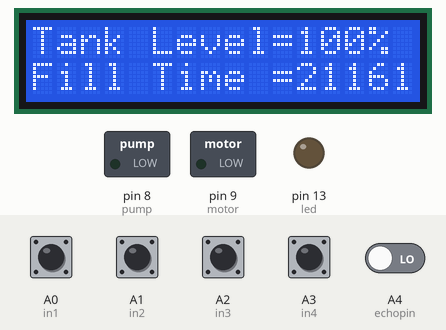
Bench run of a sketch on a simulated Arduino Uno, built with avr-gcc and run on an emulated ATmega328P. On the bench: 16×2 character LCD, switched loads named in the sketch (green lamp = pin HIGH), output pins drawn as LEDs (lit = HIGH). The test bench sets the inputs (shaded band); at power-on: A0 (in1), A1 (in2), A2 (in3), A3 (in4) HIGH, A4 (echopin) LOW. EEPROM starts erased; pins used as bus, display or sensor lines are not drawn; what the sketch prints to the serial monitor is not drawn.

Above: at 8.7 s.
8.8 s: A0 (in1) pulled LOW for 1 s
At 11.0 s:
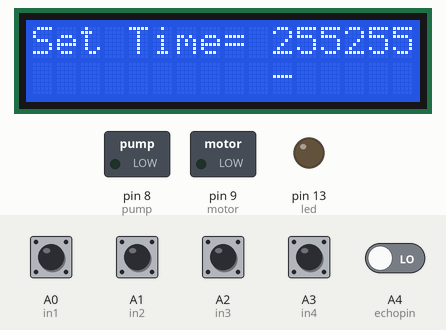
11.3 s: A0 (in1) pulled LOW for 0.15 s
At 11.9 s:
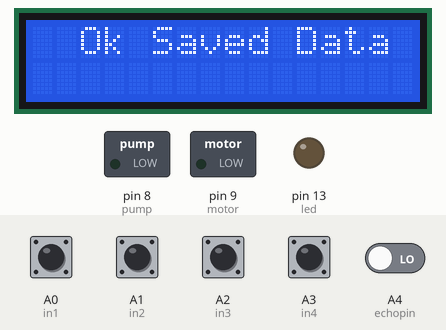
Timing chart, 0 to 14.3 s (numbered marks = the images above; inputs shaded):
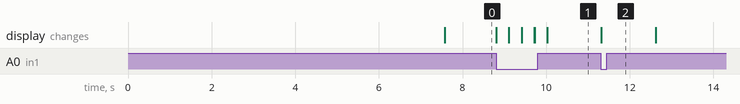

Measured:
- after the input at 8.8 s, the display: first changes at once (image 1 shows a later state)
- after the input at 11.3 s, the display: changes at once (image 2)

The sketch:

botol_filling.ino
```cpp
#include<LiquidCrystal.h> //library LCD
#include <EEPROM.h> //library eeprom

LiquidCrystal lcd(7, 6, 5, 4, 3, 2); //pin LCD

#define echopin A4 // echo pin
#define trigpin A5 // Trigger pin

//int cont = 0;

int in1 = A0;  // tombol 1
int in2 = A1;  // tombol 2
int in3 = A2;  // tombol 3
int in4 = A3;  // tombol 4

int remotePins [] = {A0, A1, A2, A3};

//int set1 = 0;
int stop0 = 0; //kondisi stop0=0 konveyor mati, stop0=1 konveyor hidup
int stop1; //kondisi stop1=0 pompa mati, stop1=1 pompa hidup
int mode1 = 0; //nilai awal mode1 adalah 0

int led = 13;  // lampu pengisian

//int timer = 0;

int pump = 8;  // pompa air
int motor = 9; // motor konveyor

int ir_start = 10; // sensor 1
int ir_stop = 12;  // sensor 2
//int ir_fill = 11;  // tidak di pakai


int dist; //nilai data sensor ultrasonic dalam %
long duration; //nilai data sensor ultrasonic dalam cm

int val1 = 0, val2 = 0, val3 = 0, val4 = 1; //variabel nyimpan angka timer
long result = 0;

void setup() {
  for (int i = 0; i < 5; i ++) {//untuk nilai i lebih besar dari 0 dan lebih kecil dari 5 = 1,2,3,4
    pinMode (remotePins [i], INPUT); //mengatur pin remotePins(1,2,3,4) sebagai input
    digitalWrite(remotePins [i], HIGH); //mengatur kondisi pin remotePins(1,2,3,4) bernilai high
  }

  //pinMode(ir_fill, INPUT);
  pinMode(ir_start, INPUT);//mengatur sensor 1 sebagai input
  pinMode(ir_stop, INPUT);//mengatur sensor 2 sebagai input

  pinMode (trigpin, OUTPUT);//mengatur pin trig sebagai output
  pinMode (echopin, INPUT);//mengatur pin echo sebagai input

  pinMode(motor, OUTPUT);//mengatur pin motor sebagai output
  pinMode(pump, OUTPUT);//mengatur pin pompa sebagai output

  pinMode(led, OUTPUT);//mengatur pin led sebagai output

  lcd.begin(16, 2);//inisiasi LCD dengan ukuran 16x2
  lcd.setCursor(0, 0); lcd.print("   WELCOME  To  ");//menampilkan "   WELCOME  To  " dengan koordinat awal LCD x=0, y=0
  lcd.setCursor(0, 1); lcd.print("  Auto Filling");//menampilkan "  Auto Filling" dengan koordinat awal LCD x=0, y=1
  delay(2000);//menampilkan karakter selama 2 detik

  Serial.begin(9600);//memulai koneksi serial dengan baud rate 9600
  //Write();

  Read();//melakukan kerja fungsi Read()
  //analogWrite(motor, 100);

  for (int i = 0; i < 5; i ++) {//untuk nilai i lebih besar dari 0 dan lebih kecil dari 5 = 1,2,3,4
    dist = data1();// nilai dist sama dengan nilai pada fungsi data1(), fungsi data1()=membaca nilai pengukuran sensor ultrasonic
    data2();//melakukan kerja fungsi data2()=melakukan penskalaan pembacaan ultrasonic
    delay(100);
  }
  lcd.clear();//menghapus layar LCD
}

void loop()
{
  if (stop0 == 0) //jika kondisi stop0 sama dengan 0 (konveyor mati), maka
  {
    if (digitalRead (in1) == 0) //jika tombol 1 bernilai nol(tombol ditekan)
    {
      lcd.clear();//menghapus LCD
      mode1 = mode1 + 1; //nilai mode1 = mode1 + 1
      if (mode1 > 4) // jika nilai mode1 lebih dari 4, maka
      {
        mode1 = 0; //nilai mode1 kembali ke 0
        Write(); //melakukan fungsi Write()=menulis data ke eeprom
        Read(); //melakukan fungsi Read()=membaca data dari eeprom
        lcd.setCursor(0, 0); //menentukan posisi awal LCD x=0, y=0
        lcd.print("  Ok Saved Data "); //menampilkan karakter pada LCD dengan referensi posisi awal
        delay(1000); //menampilkan data selama 1 detik
      }
      delay(300); //waktu delay 0,3 detik
    }

    if (digitalRead (in2) == 0) { //jika tombol 2 bernilai nol(tombol ditekan)
      if (mode1 == 1) { // jika nilai mode1=1, maka
        val1 = val1 + 1; // nilai val1 = val1+1 (bertambah 1)
      }
      if (mode1 == 2) {// jika nilai mode1=2, maka
        val2 = val2 + 1;// nilai val2 = val2+1 (bertambah 1)
      }
      if (mode1 == 3) { // jika nilai mode1=3, maka
        val3 = val3 + 1;// nilai val3 = val3+1 (bertambah 1)
      }
      if (mode1 == 4) {// jika nilai mode1=4, maka
        val4 = val4 + 1;// nilai val4 = val4+1 (bertambah 1)
      }
      if (val1 > 9) {//jika nilai val1 lebih dari 9, maka
        val1 = 0; //nilai val1 kembali ke 0
      }
      if (val2 > 9) { //jika nilai val2 lebih dari 9, maka
        val2 = 0; //nilai val2 kembali ke 0
      }
      if (val3 > 9) { //jika nilai val3 lebih dari 9, maka
        val3 = 0; //nilai val3 kembali ke 0
      }
      if (val4 > 9) {//jika nilai val4 lebih dari 9, maka
        val4 = 0; //nilai val4 kembali ke 0
      }
      delay(300); //tunda selama 0,3 detik
    }
  }

  if (mode1 == 0) { //jika mode1 = 0
    if (digitalRead (in3) == 0) { //dan jika tombol 3 = 0 (tombol ditekan), maka
      stop0 = 0; // kondisi stop0 = 0 (sistem berhenti)
    }
    if (digitalRead (in4) == 0) { //dan jika tombol 4 = 0 (tombol ditekan), maka
      stop0 = 1; //kondisi stop0 = 1 (sistem berjalan)
    }

    ///lcd.setCursor(0,0);lcd.print("   WELCOME  To  ");
    //lcd.setCursor(0,1);lcd.print("     A W F S    ");
    //delay(1000);

    lcd.setCursor(0, 0); //menentukan posisi awal LCD x=0, y=0
    lcd.print("Tank Level="); //menampilkan karakter "Tank Level=" pada LCD dengan referensi posisi awal
    lcd.print(dist); //menampilkan karakter dari dist
    lcd.print("%   "); //menampilkan karakter dari "%"

    lcd.setCursor(0, 1);//menentukan posisi awal LCD x=0, y=1
    lcd.print("Fill Time =");//menampilkan karakter "Fill Time =" pada LCD dengan referensi posisi awal
    lcd.print(result);//menampilkan karakter dari result
    lcd.print("   ");//menampilkan karakter dari "   "
  }
  else //atau jika nilai if (mode1 = 0) tidak terpenuhi, maka
  {
    lcd.setCursor(0, 0);//menentukan posisi awal LCD x=0, y=0
    lcd.print("Set Time= "); // menampilkan karakter "Set Time= " pada LCD dengan referensi posisi awal
    lcd.print(val4);//menampilkan karakter dari val4
    lcd.print(val3);//menampilkan karakter dari val3
    lcd.print(val2);//menampilkan karakter dari val2
    lcd.print(val1);//menampilkan karakter dari val1

    if (mode1 == 4) { //jika mode1 sama dengan 4, maka
      lcd.setCursor(10, 1); //menentukan posisi awal LCD x=10, y=1
      lcd.print("-"); //menampilkan karakter dari "-"
    }
    if (mode1 == 3) { //jika mode1 sama dengan 3, maka
      lcd.setCursor(11, 1); //menentukan posisi awal LCD x=11, y=1
      lcd.print("-"); //menampilkan karakter dari "-"
    }
    if (mode1 == 2) { //jika mode1 sama dengan 2, maka
      lcd.setCursor(12, 1); //menentukan posisi awal LCD x=12, y=1
      lcd.print("-"); //menampilkan karakter dari "-"
    }
    if (mode1 == 1) { //jika mode1 sama dengan 1, maka
      lcd.setCursor(13, 1); //menentukan posisi awal LCD x=13, y=1
      lcd.print("-");//menampilkan karakter dari "-"
    }
  }

  if (stop0 == 1) { // jika kondisi stop0=1 (sistem bekerja), maka
    if (digitalRead (ir_stop) == 1) { //dan jika nilai dari sensor 2 = 1 (tidak mendeteksi objek), maka
      analogWrite(motor, 170); //menggerakkan motor konveyor sebesar 170
      if (digitalRead (ir_start) == 0) { //jika sensor ir_start = 0 (mendeteksi objek),
        if (stop1 == 0) { //dan jika konsdisi pompa mati, maka
          stop1 = 1; // nilai stop1 menjadi 1 (kondisi pompa menyala)
          analogWrite(motor, 0); // motor berhenti
          delay(300);//tunda 0,3 detik
          digitalWrite(pump, HIGH);//pompa menyala
          digitalWrite(led, HIGH);//led menyala
          delay(result);// menunda sesuai dengan nilai result
          digitalWrite(pump, LOW);//pompa mati
          digitalWrite(led, LOW);//led mati
          delay(100);//tunda 0,1 detik
          analogWrite(motor, 170);//motor konveyor bergerak sebesar 170
          delay(1000);//tunda 1 detik
          if (digitalRead (ir_start) == 0) //jika sensor1 = 0 (mendeteksi objek), maka
            analogWrite(motor, 170);//motor konveyor bergerak sebesar 170
        }
        if (digitalRead (ir_start) == 0)//jika sensor1 =0 (mendeteksi objek) , maka
        {
          stop1 = 0; // kondisi stop1 = 0 (kondisi pompa berhenti)
        }
      }
    }

    else {//atau jika nilai dari sensor 2 tidak sama dengan 1 (mendeteksi objek), maka
      analogWrite(motor, 0);//motor berhenti
      delay(100);//tunda 0,1 detik
    }
  }
  else {//atau jika stop0 tidak sama dengan 1, maka
    analogWrite(motor, 0);//motor berhenti
  }
}
void Read() {
  val1 = EEPROM.read(11); val2 = EEPROM.read(12); val3 = EEPROM.read(13); val4 = EEPROM.read(14);//membaca nilai eeprom dengan alamat adress tertentu
  result = val4 * 1000 + val3 * 100 + val2 * 10 + val1; //menyimpan nilai dai val1,2,3,4 dengan variabel result
  Serial.println(result);//menampilkan nilai result pada serial monitor
}

void Write() {
  EEPROM.write(11, val1); EEPROM.write(12, val2); EEPROM.write(13, val3); EEPROM.write(14, val4);
  //menulis data val1,2,3,4 pada eeprom
}


void data2() {
  dist = map(dist, 2, 30, 100, 0);//melakukan penskalaan nilai dist
  if (dist > 100) {//jika nilai dist lebih besar dari 100, maka
    dist = 100;//nilai dist sama dengan 100
  }
  if (dist < 0) {//jika nilai dist lebih kecil dari 0, maka
    dist = 0;//nilai dist sama dengan 0
  }
}

long data1() {// membaca nilai sensor ultrasonic
  digitalWrite(trigpin, LOW);
  delayMicroseconds(2);
  digitalWrite(trigpin, HIGH);
  delayMicroseconds(10);
  duration = pulseIn (echopin, HIGH);
  return duration / 29 / 2; //mengembalikan nilai pembacaan sensor
}
```
